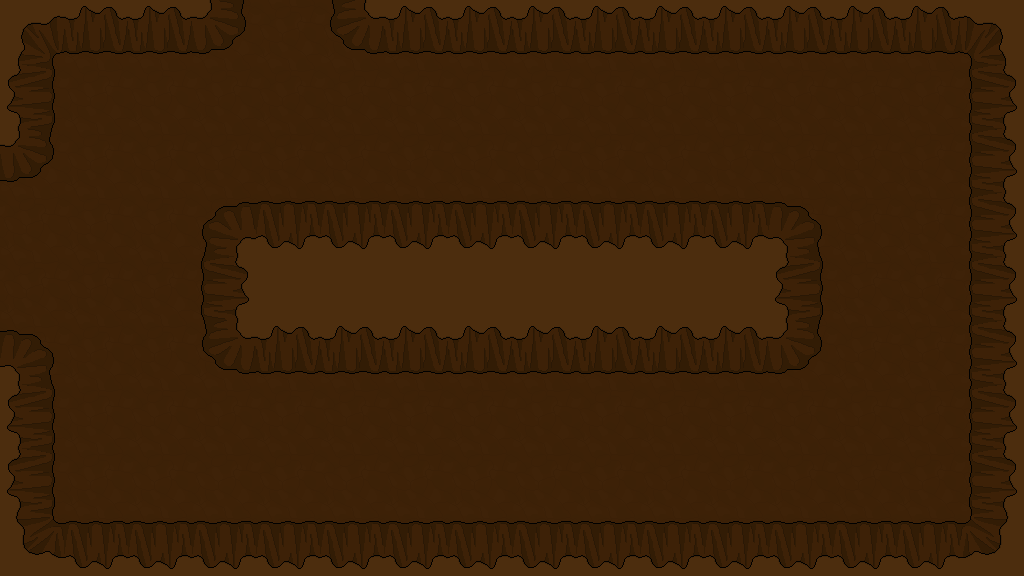

A level layout from a 2D game, rendered from its tile map. Below: a short description, then the map file with its tile-grid data intact:
An orthogonal 16x9 tile map with 64x64 px tiles, 1 tile layer (Tile Layer 1).

<map version="1.0" orientation="orthogonal" width="16" height="9" tilewidth="64" tileheight="64">
 <tileset firstgid="1" name="backgroundTiles" tilewidth="64" tileheight="64">
  <image source="../backgroundTiles.png" width="12480" height="64" />
 </tileset>
 <layer name="Tile Layer 1" width="16" height="9">
  <data encoding="csv">
151,152,11,154,6,157,11,11,11,11,11,11,11,11,11,153,
158,6,6,6,6,6,6,6,6,6,6,6,6,6,6,14,
154,6,6,6,6,6,6,6,6,6,6,6,6,6,6,14,
6,6,6,156,160,160,160,160,160,160,160,160,155,6,6,161,
6,6,6,161,183,183,183,183,183,183,183,183,158,6,6,161,
155,6,6,157,152,152,152,152,152,152,152,152,154,6,6,161,
158,6,6,6,6,6,6,6,6,6,6,6,6,6,6,14,
158,6,6,6,6,6,6,6,6,6,6,6,6,6,6,14,
159,160,160,160,160,160,160,160,160,160,160,160,160,160,160,162
</data>
 </layer>
</map>
